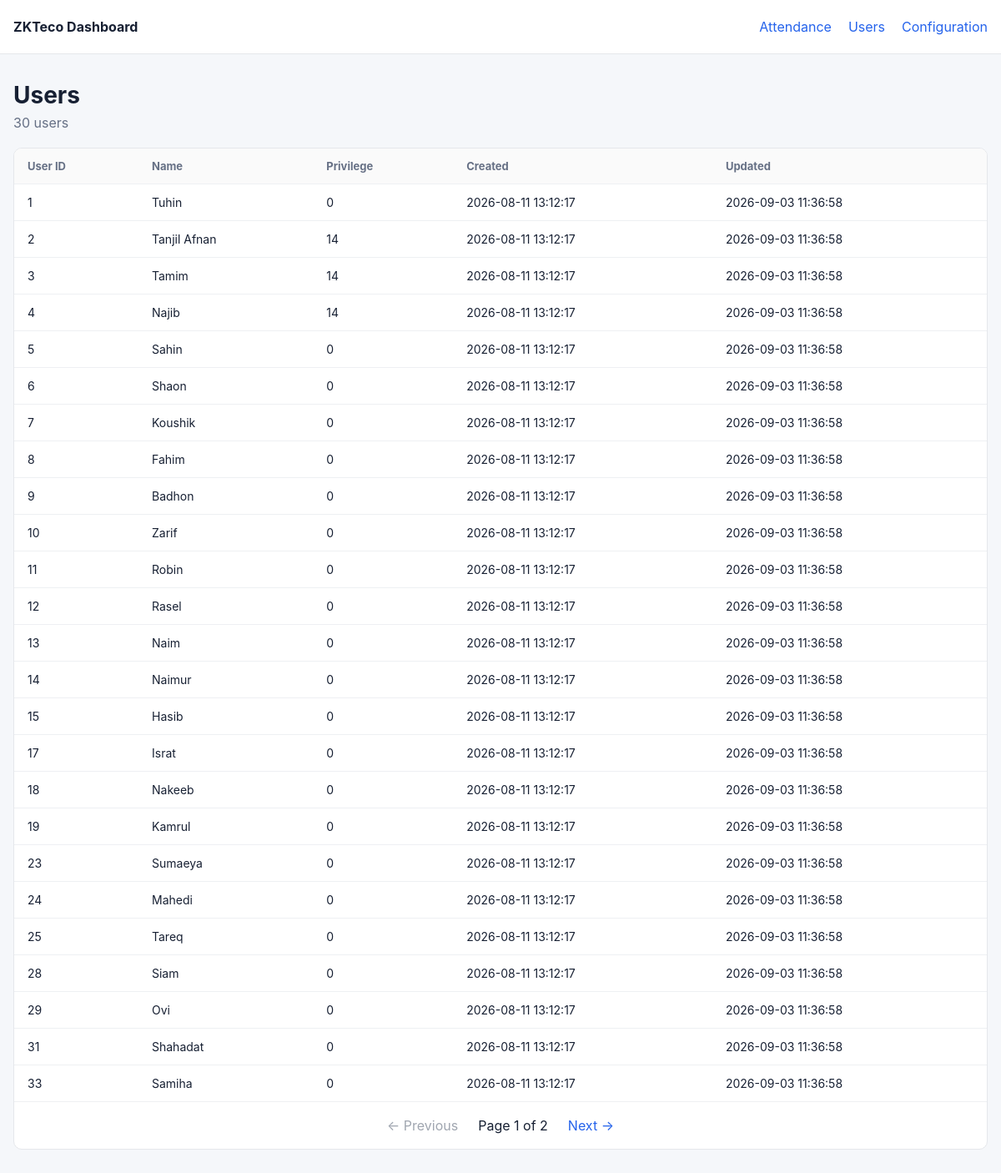
/users, run on an earlier commit of the app's database.
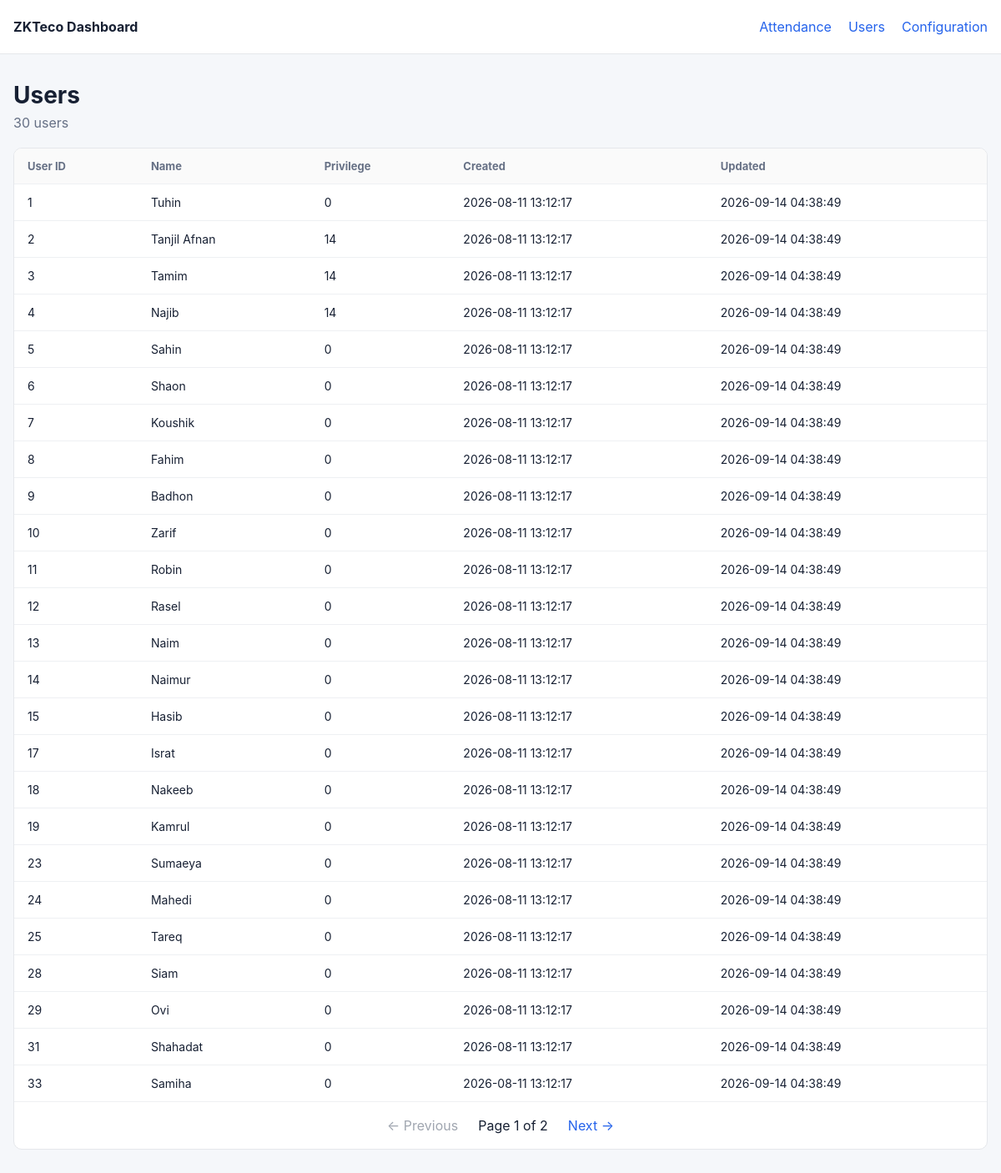
And on a later commit of the database.
### tables this page shows
CREATE TABLE users (
            user_id TEXT PRIMARY KEY,
            name TEXT,
            privilege TEXT,
            created_at TEXT DEFAULT CURRENT_TIMESTAMP,
            updated_at TEXT DEFAULT CURRENT_TIMESTAMP
        );

### dashboard/app.py (the view)
@app.route("/users")
def users():
    try:
        page = max(1, int(request.args.get("page", 1)))
    except ValueError:
        page = 1
    per_page = 25
    offset = (page - 1) * per_page
    db = get_db()
    total = db.execute(
        "SELECT COUNT(*) FROM users"
    ).fetchone()[0]
    rows = db.execute(
        """
        SELECT
            user_id,
            name,
            privilege,
            created_at,
            updated_at
        FROM users
        ORDER BY CAST(user_id AS INTEGER), user_id
        LIMIT ? OFFSET ?
        """,
        (per_page, offset),
    ).fetchall()
    db.close()
    total_pages = max(1, (total + per_page - 1) // per_page)
    return render_template(
        "users.html",
        rows=rows,
        page=page,
        total=total,
        total_pages=total_pages,
    )

### dashboard/app.py (called while the page is built)
def get_db():
    db = sqlite3.connect(DB_FILE)
    db.row_factory = sqlite3.Row
    return db

### dashboard/templates/users.html
{% extends "base.html" %}
{% block content %}
<div class="page-header">
    <div>
        <h1>Users</h1>
        <p>{{ total }} users</p>
    </div>
</div>
<div class="card">
    <div class="table-wrap">
        <table>
            <thead>
                <tr>
                    <th>User ID</th>
                    <th>Name</th>
                    <th>Privilege</th>
                    <th>Created</th>
                    <th>Updated</th>
                </tr>
            </thead>
            <tbody>
            {% for row in rows %}
                <tr>
                    <td>{{ row.user_id }}</td>
                    <td>{{ row.name }}</td>
                    <td>{{ row.privilege }}</td>
                    <td>{{ row.created_at }}</td>
                    <td>{{ row.updated_at }}</td>
                </tr>
            {% else %}
                <tr>
                    <td colspan="5" class="empty">No users found.</td>
                </tr>
            {% endfor %}
            </tbody>
        </table>
    </div>
    {% include "_pagination.html" %}
</div>
{% endblock %}

What changed in the data, as far as the page shows it:
changed users "Tuhin": updated_at "2026-09-03 11:36:58" → "2026-09-14 04:38:49"
changed users "Tanjil Afnan": updated_at "2026-09-03 11:36:58" → "2026-09-14 04:38:49"
changed users "Tamim": updated_at "2026-09-03 11:36:58" → "2026-09-14 04:38:49"
changed users "Najib": updated_at "2026-09-03 11:36:58" → "2026-09-14 04:38:49"
changed users "Sahin": updated_at "2026-09-03 11:36:58" → "2026-09-14 04:38:49"
changed users "Shaon": updated_at "2026-09-03 11:36:58" → "2026-09-14 04:38:49"
changed users "Koushik": updated_at "2026-09-03 11:36:58" → "2026-09-14 04:38:49"
changed users "Fahim": updated_at "2026-09-03 11:36:58" → "2026-09-14 04:38:49"
changed users "Badhon": updated_at "2026-09-03 11:36:58" → "2026-09-14 04:38:49"
changed users "Zarif": updated_at "2026-09-03 11:36:58" → "2026-09-14 04:38:49"
changed users "Robin": updated_at "2026-09-03 11:36:58" → "2026-09-14 04:38:49"
changed users "Rasel": updated_at "2026-09-03 11:36:58" → "2026-09-14 04:38:49"
changed users "Naim": updated_at "2026-09-03 11:36:58" → "2026-09-14 04:38:49"
changed users "Naimur": updated_at "2026-09-03 11:36:58" → "2026-09-14 04:38:49"
changed users "Hasib": updated_at "2026-09-03 11:36:58" → "2026-09-14 04:38:49"
changed users "Israt": updated_at "2026-09-03 11:36:58" → "2026-09-14 04:38:49"
changed users "Nakeeb": updated_at "2026-09-03 11:36:58" → "2026-09-14 04:38:49"
changed users "Kamrul": updated_at "2026-09-03 11:36:58" → "2026-09-14 04:38:49"
changed users "Sumaeya": updated_at "2026-09-03 11:36:58" → "2026-09-14 04:38:49"
changed users "Mahedi": updated_at "2026-09-03 11:36:58" → "2026-09-14 04:38:49"
changed users "Tareq": updated_at "2026-09-03 11:36:58" → "2026-09-14 04:38:49"
changed users "Siam": updated_at "2026-09-03 11:36:58" → "2026-09-14 04:38:49"
changed users "Ovi": updated_at "2026-09-03 11:36:58" → "2026-09-14 04:38:49"
changed users "Shahadat": updated_at "2026-09-03 11:36:58" → "2026-09-14 04:38:49"
changed users "Samiha": updated_at "2026-09-03 11:36:58" → "2026-09-14 04:38:49"
